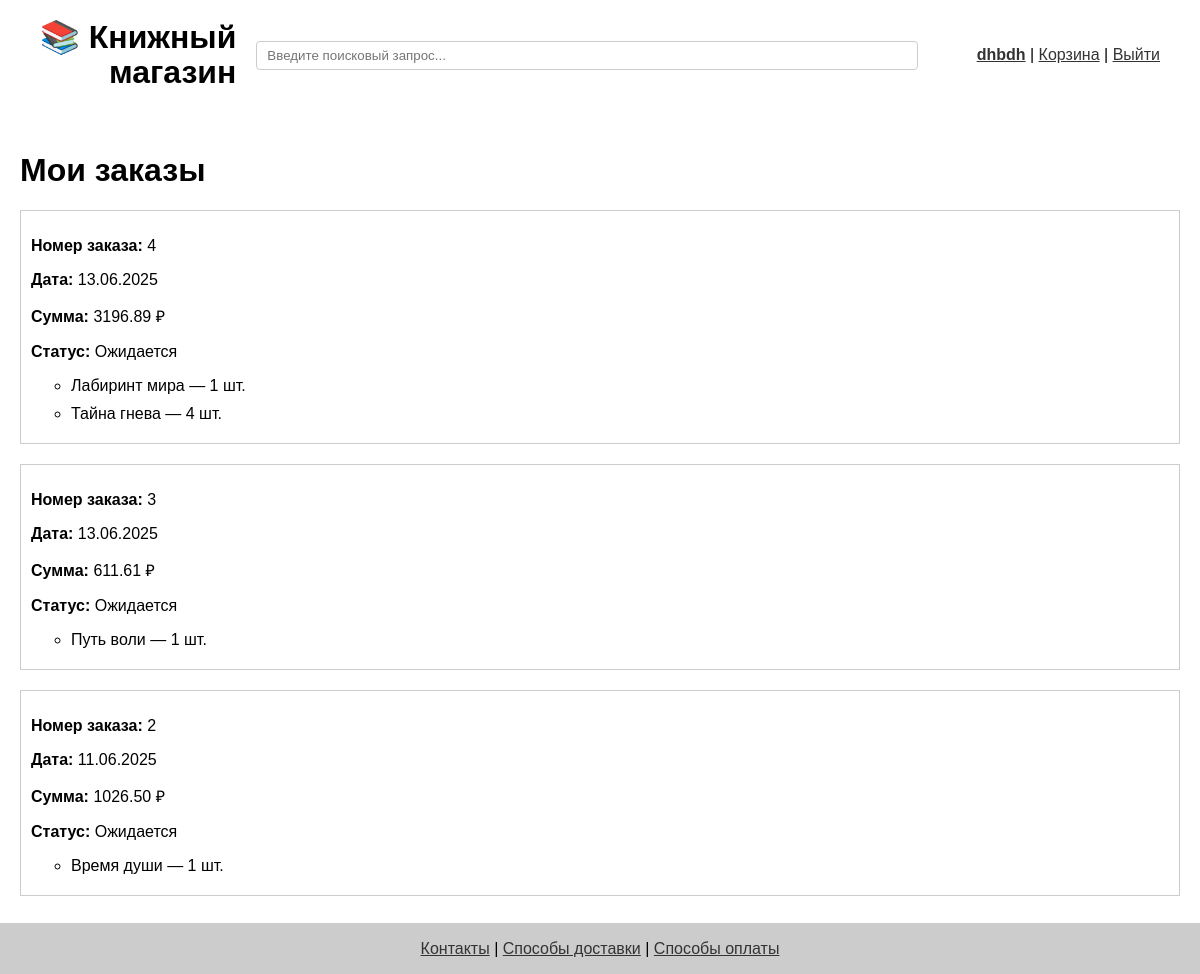
/orders (signed in), run on an earlier commit of the app's database.
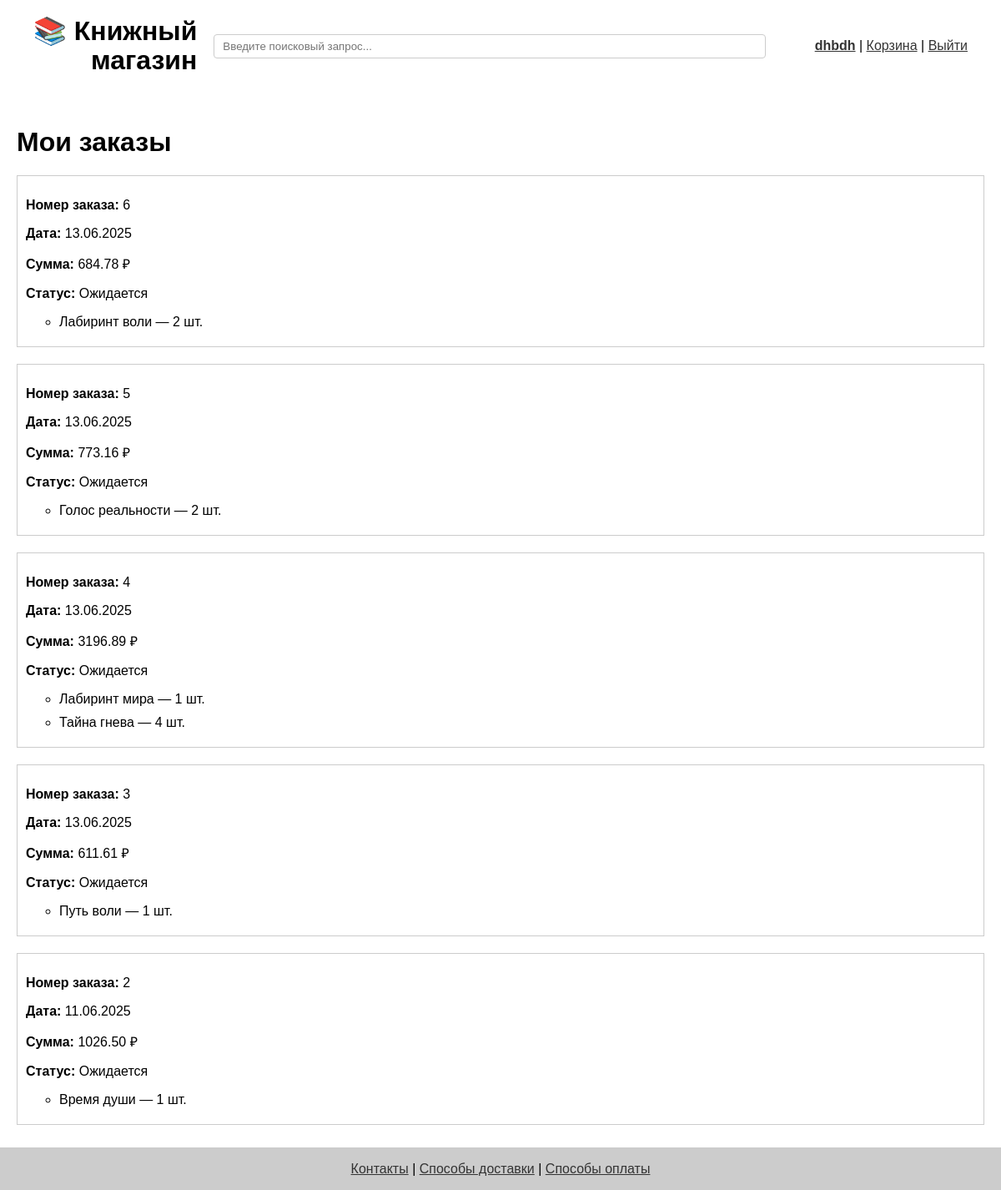
And on a later commit of the database.
### app/models.py (models this page shows, shortened)
class User(db.Model, UserMixin):
    id = db.Column(db.Integer, primary_key=True)
    first_name = db.Column(db.String(50), nullable=False)
    last_name = db.Column(db.String(50), nullable=False)
    full_name = f"{first_name} {last_name}"
    email = db.Column(db.String(120), unique=True, nullable=False)
    phone = db.Column(db.String(20))
    password = db.Column(db.String(100), nullable=False)
    cart_items = db.relationship('CartItem', back_populates='user', cascade='all, delete-orphan', passive_deletes=True)
    reviews = db.relationship('Review', backref='user', cascade='all, delete-orphan', passive_deletes=True)

class Order(db.Model):
    id = db.Column(db.Integer, primary_key=True)
    user_id = db.Column(db.Integer, db.ForeignKey('user.id'), nullable=False)
    date = db.Column(db.DateTime, default=datetime.utcnow)
    total_price = db.Column(db.Float, nullable=False)
    status = db.Column(db.String(50), default="Ожидается")
    items = db.relationship('OrderItem', backref='order', lazy=True)

class OrderItem(db.Model):
    id = db.Column(db.Integer, primary_key=True)
    order_id = db.Column(db.Integer, db.ForeignKey('order.id'), nullable=False)
    book_title = db.Column(db.String(256), nullable=False)
    quantity = db.Column(db.Integer, nullable=False)
    price_per_item = db.Column(db.Float, nullable=False)

### app/routes.py (the view)
@app.route('/orders')
@login_required
def orders():
    orders = Order.query.filter_by(user_id=current_user.id).order_by(Order.date.desc()).all()
    return render_template('orders.html', orders=orders)

### app/__init__.py (called while the page is built)
@login_manager.user_loader
def load_user(user_id):
    return User.query.get(int(user_id))

### app/routes.py (called while the page is built)
@app.context_processor
def inject_genres():
    return dict(genres=[g[0] for g in db.session.query(Book.genre).distinct() if g[0]])

### app/templates/orders.html (shortened to what this page needs)
{% extends 'base.html' %}
{% block content %}
<h1>Мои заказы</h1>
{% if orders %}
    <ul style="list-style: none; padding-left: 0;">
        {% for order in orders %}
            <li style="margin-bottom: 20px; border: 1px solid #ccc; padding: 10px;">
                <p><strong>Номер заказа:</strong> {{ order.id }}</p>
                <p><strong>Дата:</strong> {{ order.date.strftime('%d.%m.%Y') }}</p>
                <p><strong>Сумма:</strong> {{ "%.2f"|format(order.total_price) }} ₽</p>
                <p><strong>Статус:</strong> {{ order.status }}</p>
                <ul>
                    {% for item in order.items %}
                        <li>{{ item.book_title }} — {{ item.quantity }} шт.</li>
                    {% endfor %}
                </ul>
            </li>
        {% endfor %}
    </ul>
{% else %}
    <p>У вас пока нет заказов.</p>
{% endif %}
<a href="{{ url_for('profile') }}" style="display: inline-block; margin-top: 20px; text-decoration: none;">← Назад в профиль</a>
{% endblock %}

### app/templates/base.html (shortened to what this page needs)
<!DOCTYPE html>
<html lang="ru">
<head>
</head>
<body>
<div class="wrapper">
<header style="padding: 20px;">
    <div style="
        display: flex;
        flex-wrap: wrap;
        align-items: center;
        justify-content: space-between;
        gap: 20px;
    ">
        <div style="flex-shrink: 0;">
            <a href="{{ url_for('index') }}" style="text-decoration: none; color: inherit;">
                <h1 style="margin: 0; line-height: 1.1; white-space: nowrap; text-align: right;">
                    📚 Книжный<br>магазин
                </h1>
            </a>
        </div>
        <div style="
            display: flex;
            flex: 1;
            min-width: 250px;
            flex-wrap: wrap;
            justify-content: flex-end;
            align-items: center;
            gap: 10px;
        ">
            <form action="{{ url_for('search') }}" method="get" style="flex: 1; min-width: 150px;">
                <input type="text" name="q"
                       placeholder="Введите поисковый запрос..."
                       value="{{ request.args.get('q', '') }}"
                       style="width: 90%; padding: 6px 10px; border: 1px solid #ccc; border-radius: 4px;">
            </form>
            <div style="white-space: nowrap;">
                {% if current_user.is_authenticated %}
                    <a href="{{ url_for('profile') }}"><strong>{{ current_user.first_name }}</strong></a> |
                    <a href="{{ url_for('view_cart') }}">Корзина</a> |
                    <a href="{{ url_for('logout') }}">Выйти</a>
                {% else %}
                    <a href="{{ url_for('login') }}">Вход</a> |
                    <a href="{{ url_for('register') }}">Регистрация</a>
                {% endif %}
            </div>
        </div>
    </div>
</header>
<div class="container">
    <main class="main-content">
        {% block content %}{% endblock %}
    </main>
</div>
    <footer>
        <p>
            <a href="{{ url_for('contacts') }}">Контакты</a> |
            <a href="{{ url_for('delivery') }}">Способы доставки</a> |
            <a href="{{ url_for('payment') }}">Способы оплаты</a>
        </p>
    </footer>
</div>
</body>
</html>

### app/templates/base.html (style rules this page uses)
html, body { height: 100%; margin: 0; padding: 0; font-family: sans-serif; }
.wrapper { flex: 1; display: flex; flex-direction: column; max-width: 1200px; margin: 0 auto; padding: 0 20px; min-height: 100vh; }
.main-content { flex: 1; padding: 20px 0; }
.container { display: flex; flex-direction: column; gap: 20px; }
header, footer { padding: 25px 20px; }
footer { text-align: center; padding: 0px 0; border-top: 1px solid #ccc; }
ul li { margin-bottom: 10px; }
a { color: #333; }
footer { position: fixed; bottom: 0; width: 100%; left: 0; background: #ccc; }

What changed in the data, as far as the page shows it:
added Order: id "6", date "13.06.2025", total_price "684.78", status "Ожидается"
added OrderItem: book_title "Лабиринт воли", quantity "2", shown under "6"
added Order: id "5", date "13.06.2025", total_price "773.16", status "Ожидается"
added OrderItem: book_title "Голос реальности", quantity "2", shown under "5"
